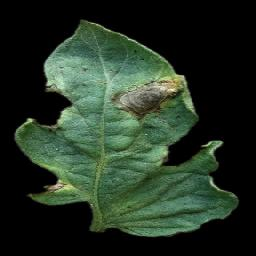
#> input picture Tomato Early Blight/EB1.jpg, 256 x 256 px, given in place of EB41.jpg, which was not available
$ python edgeTest.py
#> lines starting #> are read from the running program, lines starting #| are printed output that depends on the picture; pictures that were not available may be replaced by others from this repository, and a replacement may not be noted
import cv2
import matplotlib.pyplot as plt
import seaborn as sns
import numpy as np
# from mpl_toolkits.mplot3d import Axes3D
import plotly.graph_objects as go

imgNo=41
imgPath='/home/aahan/Documents/Minor Project/Tomato Early Blight/EB{}.jpg'.format(imgNo)

image=cv2.cvtColor(cv2.imread(imgPath),cv2.COLOR_BGR2RGB)

r,g,b=cv2.split(image)
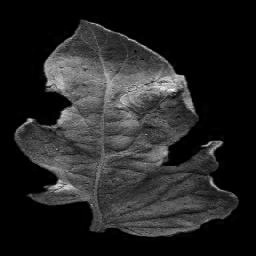
#> r: shape (256, 256); min 0, max 255, mean 36
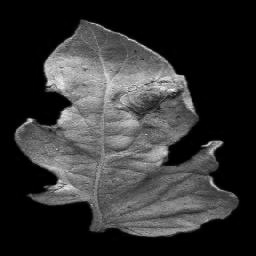
#> g: shape (256, 256); min 0, max 254, mean 50.7
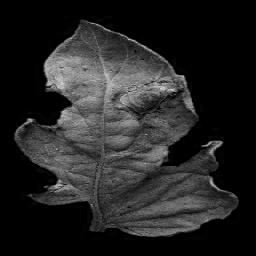
#> b: shape (256, 256); min 0, max 211, mean 36

r,g,b=(r.flatten(),g.flatten(),b.flatten())

marker_data=go.Scatter3d(x=r,y=g,z=b,marker=go.scatter3d.Marker(size=3),opacity=0.8,mode='markers')
figure=go.Figure(data=marker_data)
figure.show()

$ run again, on Tomato Early Blight/EB13.jpg
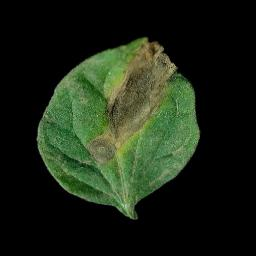
#> input picture Tomato Early Blight/EB13.jpg, 256 x 256 px, given in place of EB41.jpg, which was not available
#> `r,g,b=cv2.split(image)`:
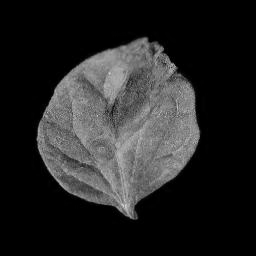
#> g: shape (256, 256); min 0, max 211, mean 37.1
#> `r,g,b=cv2.split(image)`:
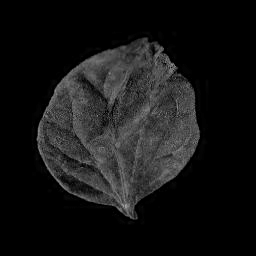
#> b: shape (256, 256); min 0, max 167, mean 21

$ run again, on Tomato Early Blight/EB14.jpg
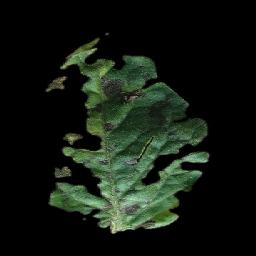
#> input picture Tomato Early Blight/EB14.jpg, 256 x 256 px, given in place of EB41.jpg, which was not available
#> `r,g,b=cv2.split(image)`:
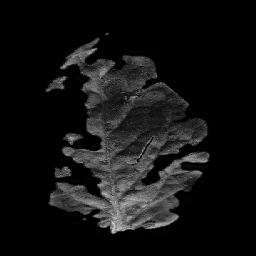
#> r: shape (256, 256); min 0, max 220, mean 18.5
#> `r,g,b=cv2.split(image)`:
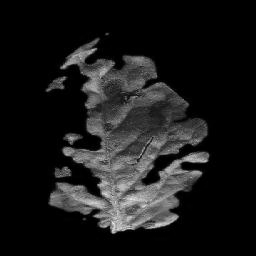
#> g: shape (256, 256); min 0, max 242, mean 25.7

$ run again, on Tomato Early Blight/EB15.jpg
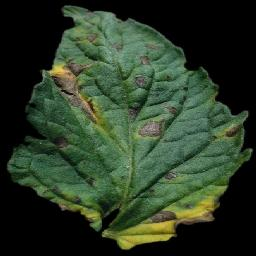
#> input picture Tomato Early Blight/EB15.jpg, 256 x 256 px, given in place of EB41.jpg, which was not available
#> `r,g,b=cv2.split(image)`:
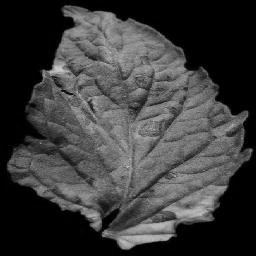
#> g: shape (256, 256); min 0, max 203, mean 59.3
#> `r,g,b=cv2.split(image)`:
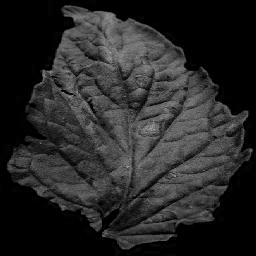
#> b: shape (256, 256); min 0, max 169, mean 39
